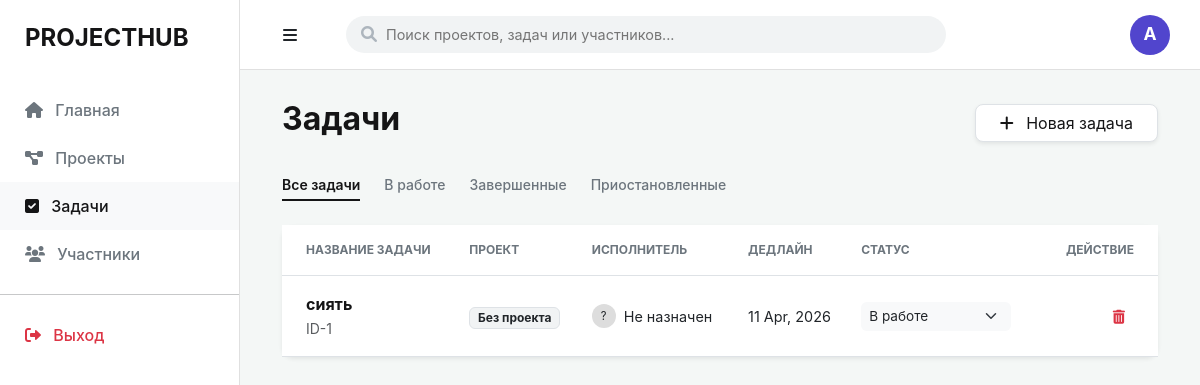
The page /tasks on the database its author committed.
### app/models/task.py (models this page shows)
class Task(Base):
    __tablename__ = "tasks"
    id = Column(Integer, primary_key=True, index=True)
    title = Column(String)
    status = Column(String, default="To Do")
    owner_id = Column(Integer, ForeignKey("users.id"))
    owner = relationship("User", back_populates="tasks")
    deadline = Column(Date, nullable=True)
    project_id = Column(Integer, ForeignKey("projects.id"))

### app/main.py (the view)
@app.get("/tasks", response_class=HTMLResponse)
async def tasks_page(request: Request, status: str = None, db: Session = Depends(get_db)):
    try:
        query = db.query(Task)
        if status:
            query = query.filter(Task.status == status)
        tasks = query.all()
        projects = db.query(Project).all()
        return templates.TemplateResponse("tasks.html", {
            "request": request,
            "tasks": tasks,
            "projects": projects,
            "current_status": status # Передаем текущий фильтр в шаблон
        })
    except Exception as e:
        return HTMLResponse(content=f"Ошибка: {e}", status_code=500)

### templates/tasks.html (shortened to what this page needs)
{% extends "base.html" %}
{% block content %}
<div class="container-fluid">
    <div class="d-flex justify-content-between align-items-center mb-4">
        <h2 class="fw-bold" style="color: var(--neutral-dark);">Задачи</h2>
        <button class="btn border shadow-sm px-4" style="background: #ffffff; color: var(--neutral-dark); border-radius: 8px;">
            <i class="fas fa-plus me-2"></i> Новая задача
        </button>
    </div>
    <div class="d-flex gap-2 mb-4">
    <a href="/tasks" class="btn btn-sm pb-1 px-0 me-3 shadow-none {% if not current_status %}active-filter{% endif %}"
       style="border: none; font-weight: {% if not current_status %}600{% else %}500{% endif %}; color: {% if not current_status %}var(--neutral-dark){% else %}var(--neutral-gray){% endif %}; {% if not current_status %}border-bottom: 2px solid var(--neutral-dark) !important; border-radius: 0;{% endif %}">
       Все задачи
    </a>
    <a href="/tasks?status=In Progress" class="btn btn-sm pb-1 px-0 me-3 shadow-none"
       style="border: none; font-weight: {% if current_status == 'In Progress' %}600{% else %}500{% endif %}; color: {% if current_status == 'In Progress' %}var(--neutral-dark){% else %}var(--neutral-gray){% endif %}; ">
       В работе
    </a>
    <a href="/tasks?status=Done" class="btn btn-sm pb-1 px-0 me-3 shadow-none"
       style="border: none; font-weight: {% if current_status == 'Done' %}600{% else %}500{% endif %}; color: {% if current_status == 'Done' %}var(--neutral-dark){% else %}var(--neutral-gray){% endif %}; ">
       Завершенные
    </a>
    <a href="/tasks?status=On Hold" class="btn btn-sm pb-1 px-0 shadow-none"
       style="border: none; font-weight: {% if current_status == 'On Hold' %}600{% else %}500{% endif %}; color: {% if current_status == 'On Hold' %}var(--neutral-dark){% else %}var(--neutral-gray){% endif %}; ">
       Приостановленные
    </a>
</div>
    <div class="card border-0 shadow-sm" style="border-radius: 12px;">
        <div class="table-responsive">
            <table class="table align-middle mb-0" style="background: #ffffff;">
                <thead style="background: #f8f9fa;">
                    <tr>
                        <th class="ps-4 py-3" style="font-size: 0.75rem; text-transform: uppercase; color: var(--neutral-gray);">Название задачи</th>
                        <th class="py-3" style="font-size: 0.75rem; text-transform: uppercase; color: var(--neutral-gray);">Проект</th>
                        <th class="py-3" style="font-size: 0.75rem; text-transform: uppercase; color: var(--neutral-gray);">Исполнитель</th>
                        <th class="py-3" style="font-size: 0.75rem; text-transform: uppercase; color: var(--neutral-gray);">Дедлайн</th>
                        <th class="py-3" style="font-size: 0.75rem; text-transform: uppercase; color: var(--neutral-gray);">Статус</th>
                        <th class="pe-4 py-3 text-end" style="font-size: 0.75rem; text-transform: uppercase; color: var(--neutral-gray);">Действие</th>
                    </tr>
                </thead>
                <tbody>
    {% for task in tasks %}
    <tr class="border-bottom {% if task.status == 'Done' %}opacity-50{% endif %}" style="transition: all 0.3s ease;">
        <td class="ps-4 py-3">
            <div class="fw-bold" style="color: var(--neutral-dark);">
                {{ task.title }}
            </div>
            <small class="text-muted">ID-{{ task.id }}</small>
        </td>
        <td>
            <span class="badge border text-dark font-weight-normal" style="background: #f1f3f4; border-radius: 6px;">
                {{ task.project.title if task.project else 'Без проекта' }}
            </span>
        </td>
        <td>
            <div class="d-flex align-items-center">
                <div class="rounded-circle me-2" style="width: 24px; height: 24px; background: #ddd; display: flex; align-items: center; justify-content: center; font-size: 0.7rem;">
                    {{ task.owner.username[0] if task.owner else '?' }}
                </div>
                <span style="font-size: 0.9rem;">{{ task.owner.username if task.owner else 'Не назначен' }}</span>
            </div>
        </td>
        <td style="font-size: 0.9rem;">
            {{ task.deadline.strftime('%d %b, %Y') if task.deadline else 'Нет даты' }}
        </td>
        <td>
            <form action="/tasks/update-status/{{ task.id }}" method="post" style="margin: 0;">
                <select name="status" onchange="this.form.submit()" class="form-select form-select-sm border-0 bg-light shadow-none" style="width: 150px; font-size: 0.85rem; cursor: pointer; border-radius: 6px;">
                    <option value="In Progress" {% if task.status == 'In Progress' %}selected{% endif %}>В работе</option>
                </select>
            </form>
        </td>
        <td class="pe-4 text-end">
    <form action="/tasks/delete/{{ task.id }}" method="post" style="display: inline;" onsubmit="return confirm('Удалить эту задачу?')">
        <button type="submit" class="btn btn-sm text-danger shadow-none" title="Удалить">
            <i class="fas fa-trash-alt"></i>
        </button>
    </form>
</td>
    </tr>
    {% else %}
    <tr>
        <td colspan="6" class="text-center py-5 text-muted">Задач пока нет. Создайте первую!</td>
    </tr>
    {% endfor %}
</tbody>
            </table>
        </div>
    </div>
</div>
{% endblock %}

### templates/base.html (style rules this page uses)
:root { --sidebar-width: 240px; --topbar-height: 70px; --neutral-dark: #151516; --neutral-gray: #6c757d; }
body { background-color: #f4f7f6; font-family: 'Inter', sans-serif; margin: 0; overflow-x: hidden; }

### rows shown on the page
Task: title "сиять", id "1", project "Без проекта", owner "?", owner "Не назначен", deadline "11 Apr, 2026", status "В работе"
